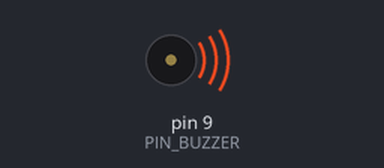
The sketch below on a simulated Arduino Uno, built with avr-gcc and run on an emulated ATmega328P. Shown: buzzer (waves = sounding, pin HIGH).

Above: at 0.2 s.
Timing chart, 0 to 3.5 s (numbered marks = the images above):
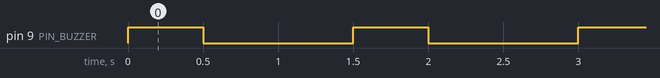

Measured:
- by itself, pin 9 (PIN_BUZZER): alternates HIGH for 0.50 s and LOW for 1.0 s

The sketch:

08_buzzer_test.ino
```cpp
/*
  TEST 08 - ACTIVE BUZZER MODULE

  This test assumes a normal 3-pin active buzzer module:

    VCC -> UNO 5V logic rail
    GND -> GND
    SIG -> UNO D9

  If you have a bare 2-pin buzzer, do NOT use this wiring blindly.

  TEST INPUT / ACTION:
    Upload and power the 3-pin active buzzer module. No Serial Monitor
    or keyboard input is required.

  EXPECTED OUTPUT:
    The buzzer sounds for about 0.5 seconds, stays silent for about
    1.0 second, and repeats.

  PASS CRITERIA / WHAT TO CHECK:
    The pattern is clear and repeatable. If inverted, verify wiring and
    change BUZZER_ACTIVE_HIGH to match the module.*/


const byte PIN_BUZZER = 9;

// Set false if your module sounds when SIG is LOW.
const bool BUZZER_ACTIVE_HIGH = true;


void setup()
{
    pinMode(PIN_BUZZER, OUTPUT);

    turnBuzzerOff();
}


void loop()
{
    turnBuzzerOn();

    delay(500);

    turnBuzzerOff();

    delay(1000);
}


void turnBuzzerOn()
{
    if (BUZZER_ACTIVE_HIGH == true)
    {
        digitalWrite(PIN_BUZZER, HIGH);
    }
    else
    {
        digitalWrite(PIN_BUZZER, LOW);
    }
}


void turnBuzzerOff()
{
    if (BUZZER_ACTIVE_HIGH == true)
    {
        digitalWrite(PIN_BUZZER, LOW);
    }
    else
    {
        digitalWrite(PIN_BUZZER, HIGH);
    }
}
```
